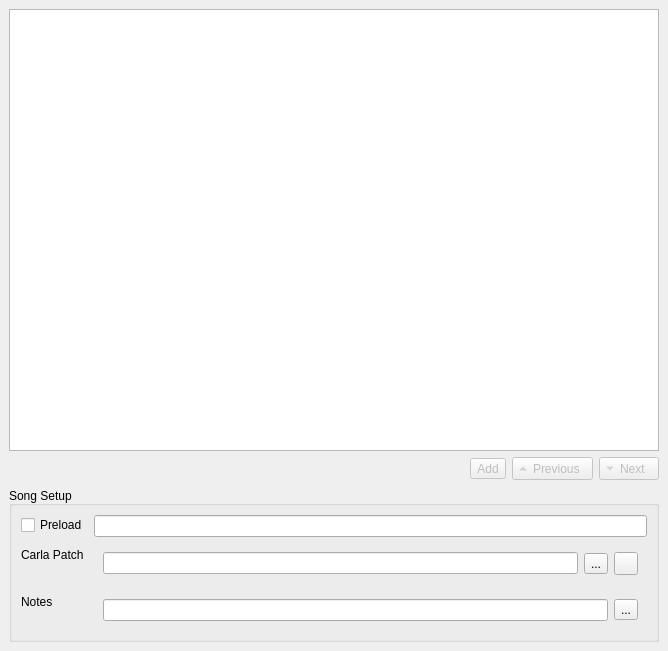
<?xml version="1.0" encoding="UTF-8"?>
<ui version="4.0">
 <class>Setlist</class>
 <widget class="QDockWidget" name="Setlist">
  <property name="geometry">
   <rect>
    <x>0</x>
    <y>0</y>
    <width>668</width>
    <height>651</height>
   </rect>
  </property>
  <property name="features">
   <set>QDockWidget::DockWidgetFloatable|QDockWidget::DockWidgetMovable</set>
  </property>
  <property name="allowedAreas">
   <set>Qt::LeftDockWidgetArea|Qt::RightDockWidgetArea</set>
  </property>
  <property name="windowTitle">
   <string>Se&amp;tlist</string>
  </property>
  <widget class="QWidget" name="dockWidgetContents">
   <layout class="QGridLayout" name="gridLayout_2">
    <item row="0" column="0" colspan="4">
     <widget class="QListView" name="setListView">
      <property name="sizePolicy">
       <sizepolicy hsizetype="Minimum" vsizetype="Minimum">
        <horstretch>0</horstretch>
        <verstretch>0</verstretch>
       </sizepolicy>
      </property>
      <property name="acceptDrops">
       <bool>true</bool>
      </property>
      <property name="toolTip">
       <string>A list of songs</string>
      </property>
      <property name="whatsThis">
       <string>A list of songs</string>
      </property>
      <property name="dragEnabled">
       <bool>true</bool>
      </property>
      <property name="dragDropMode">
       <enum>QAbstractItemView::InternalMove</enum>
      </property>
      <property name="defaultDropAction">
       <enum>Qt::MoveAction</enum>
      </property>
      <property name="selectionMode">
       <enum>QAbstractItemView::SingleSelection</enum>
      </property>
      <property name="iconSize">
       <size>
        <width>24</width>
        <height>24</height>
       </size>
      </property>
      <property name="uniformItemSizes">
       <bool>true</bool>
      </property>
      <property name="selectionRectVisible">
       <bool>true</bool>
      </property>
     </widget>
    </item>
    <item row="1" column="0">
     <spacer name="spacer">
      <property name="orientation">
       <enum>Qt::Horizontal</enum>
      </property>
      <property name="sizeHint" stdset="0">
       <size>
        <width>364</width>
        <height>0</height>
       </size>
      </property>
     </spacer>
    </item>
    <item row="1" column="1">
     <widget class="QToolButton" name="addButton">
      <property name="enabled">
       <bool>false</bool>
      </property>
      <property name="text">
       <string>Add</string>
      </property>
      <property name="icon">
       <iconset theme="list-add">
        <normaloff>.</normaloff>.</iconset>
      </property>
      <property name="checked">
       <bool>false</bool>
      </property>
      <property name="toolButtonStyle">
       <enum>Qt::ToolButtonTextBesideIcon</enum>
      </property>
     </widget>
    </item>
    <item row="1" column="2">
     <widget class="QToolButton" name="previousButton">
      <property name="enabled">
       <bool>false</bool>
      </property>
      <property name="contextMenuPolicy">
       <enum>Qt::CustomContextMenu</enum>
      </property>
      <property name="text">
       <string>Previous</string>
      </property>
      <property name="toolButtonStyle">
       <enum>Qt::ToolButtonTextBesideIcon</enum>
      </property>
      <property name="arrowType">
       <enum>Qt::UpArrow</enum>
      </property>
     </widget>
    </item>
    <item row="1" column="3">
     <widget class="QToolButton" name="nextButton">
      <property name="enabled">
       <bool>false</bool>
      </property>
      <property name="contextMenuPolicy">
       <enum>Qt::CustomContextMenu</enum>
      </property>
      <property name="text">
       <string>Next</string>
      </property>
      <property name="toolButtonStyle">
       <enum>Qt::ToolButtonTextBesideIcon</enum>
      </property>
      <property name="arrowType">
       <enum>Qt::DownArrow</enum>
      </property>
     </widget>
    </item>
    <item row="2" column="0" colspan="4">
     <widget class="QGroupBox" name="setupBox">
      <property name="enabled">
       <bool>true</bool>
      </property>
      <property name="sizePolicy">
       <sizepolicy hsizetype="Preferred" vsizetype="Maximum">
        <horstretch>0</horstretch>
        <verstretch>0</verstretch>
       </sizepolicy>
      </property>
      <property name="title">
       <string>Song Setup</string>
      </property>
      <property name="alignment">
       <set>Qt::AlignBottom|Qt::AlignLeading|Qt::AlignLeft</set>
      </property>
      <property name="flat">
       <bool>false</bool>
      </property>
      <layout class="QFormLayout" name="formLayout">
       <property name="sizeConstraint">
        <enum>QLayout::SetMinimumSize</enum>
       </property>
       <property name="fieldGrowthPolicy">
        <enum>QFormLayout::ExpandingFieldsGrow</enum>
       </property>
       <property name="formAlignment">
        <set>Qt::AlignBottom|Qt::AlignLeading|Qt::AlignLeft</set>
       </property>
       <item row="0" column="0">
        <widget class="QCheckBox" name="preloadBox">
         <property name="toolTip">
          <string>Preload the song. If disabled, the song will only be loaded if it is active.</string>
         </property>
         <property name="text">
          <string>Preload</string>
         </property>
        </widget>
       </item>
       <item row="0" column="1">
        <widget class="QLineEdit" name="nameEdit"/>
       </item>
       <item row="2" column="0">
        <widget class="QLabel" name="label">
         <property name="text">
          <string>Carla Patch</string>
         </property>
        </widget>
       </item>
       <item row="2" column="1">
        <widget class="QFrame" name="frame">
         <property name="enabled">
          <bool>true</bool>
         </property>
         <property name="sizePolicy">
          <sizepolicy hsizetype="MinimumExpanding" vsizetype="Preferred">
           <horstretch>0</horstretch>
           <verstretch>0</verstretch>
          </sizepolicy>
         </property>
         <property name="toolTip">
          <string>Carla patch for the song</string>
         </property>
         <property name="frameShape">
          <enum>QFrame::NoFrame</enum>
         </property>
         <property name="frameShadow">
          <enum>QFrame::Plain</enum>
         </property>
         <property name="lineWidth">
          <number>0</number>
         </property>
         <layout class="QHBoxLayout" name="horizontalLayout">
          <item>
           <widget class="QLineEdit" name="patchrequestedit">
            <property name="readOnly">
             <bool>true</bool>
            </property>
           </widget>
          </item>
          <item>
           <widget class="QToolButton" name="patchrequestbutton">
            <property name="toolTip">
             <string>Load an existing patch file</string>
            </property>
            <property name="text">
             <string>...</string>
            </property>
            <property name="icon">
             <iconset theme="inode-directory">
              <normaloff>.</normaloff>.</iconset>
            </property>
           </widget>
          </item>
          <item>
           <widget class="QToolButton" name="createpatchbutton">
            <property name="toolTip">
             <string>Create a new patch</string>
            </property>
            <property name="text">
             <string/>
            </property>
            <property name="icon">
             <iconset theme="list-add"/>
            </property>
           </widget>
          </item>
         </layout>
        </widget>
       </item>
       <item row="4" column="0">
        <widget class="QLabel" name="label_2">
         <property name="text">
          <string>Notes</string>
         </property>
        </widget>
       </item>
       <item row="4" column="1">
        <widget class="QFrame" name="frame_2">
         <property name="enabled">
          <bool>true</bool>
         </property>
         <property name="sizePolicy">
          <sizepolicy hsizetype="MinimumExpanding" vsizetype="Preferred">
           <horstretch>0</horstretch>
           <verstretch>0</verstretch>
          </sizepolicy>
         </property>
         <property name="toolTip">
          <string>Notes or chords for the song</string>
         </property>
         <property name="frameShape">
          <enum>QFrame::NoFrame</enum>
         </property>
         <property name="frameShadow">
          <enum>QFrame::Plain</enum>
         </property>
         <property name="lineWidth">
          <number>0</number>
         </property>
         <layout class="QHBoxLayout" name="horizontalLayout_2">
          <item>
           <widget class="QLineEdit" name="notesrequestedit"/>
          </item>
          <item>
           <widget class="QToolButton" name="notesrequestbutton">
            <property name="text">
             <string>...</string>
            </property>
            <property name="icon">
             <iconset theme="inode-directory">
              <normaloff>.</normaloff>.</iconset>
            </property>
           </widget>
          </item>
         </layout>
        </widget>
       </item>
      </layout>
     </widget>
    </item>
   </layout>
  </widget>
 </widget>
 <resources/>
 <connections/>
</ui>
